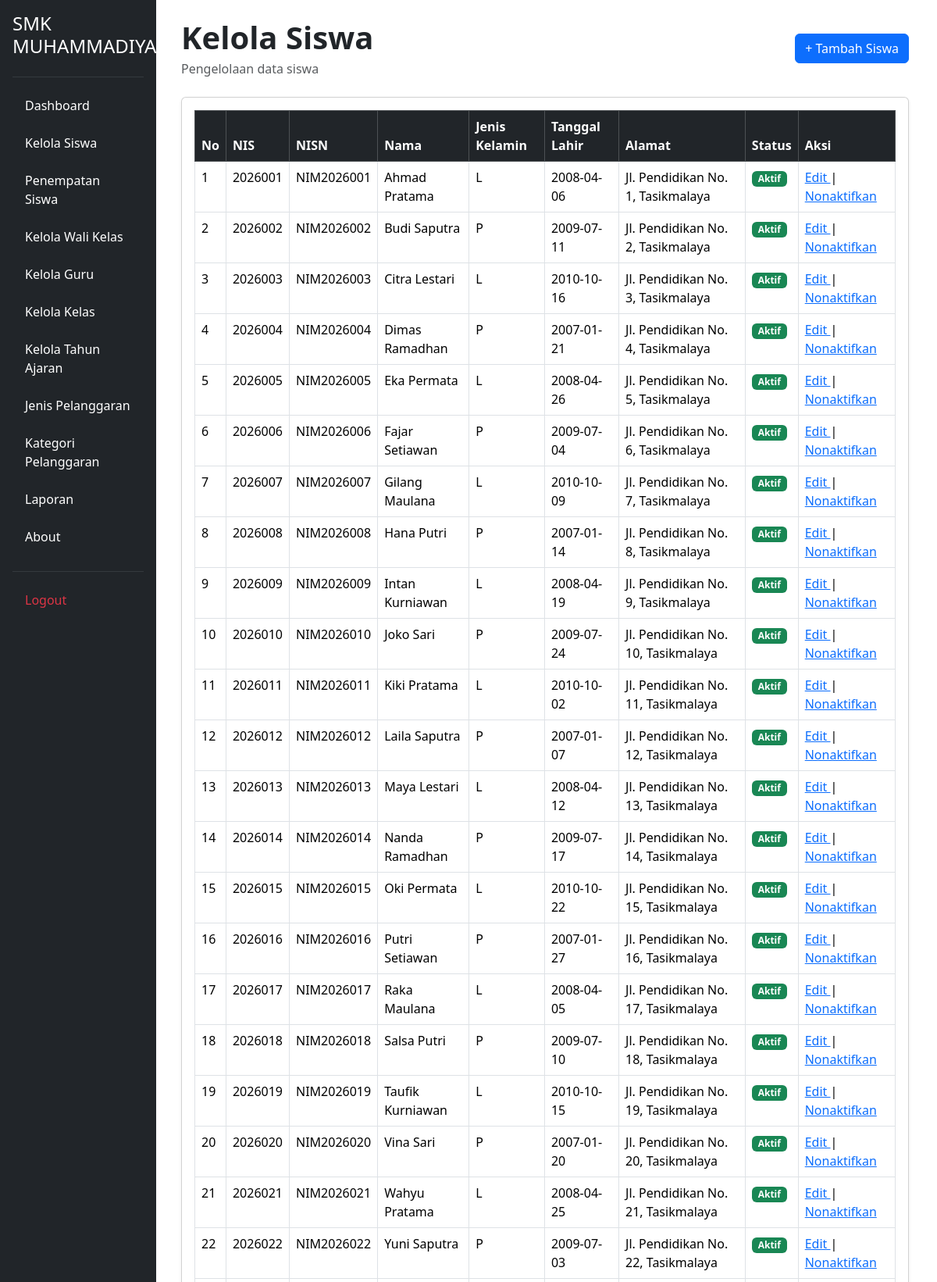
Screenshot of /admin/kelola_siswa/index.php (signed in, upper part) with the database file from the repository.
### tables this page shows
CREATE TABLE `t_siswa` (
  `id` int(11) NOT NULL,
  `nis` varchar(30) NOT NULL,
  `nisn` varchar(30) NOT NULL,
  `nama` varchar(150) NOT NULL,
  `jenis_kelamin` char(1) NOT NULL,
  `tanggal_lahir` date NOT NULL,
  `alamat` text NOT NULL,
  `status_aktif` tinyint(1) NOT NULL,
  `created_at` timestamp NOT NULL DEFAULT current_timestamp(),
  `updated_at` timestamp NOT NULL DEFAULT current_timestamp()
);

### admin/kelola_siswa/index.php (the view, shortened to what this page needs)
<?php
require_once __DIR__ . "/../../config/koneksi.php";
$query = mysqli_query($conn, "SELECT * FROM t_siswa");
?>
<!DOCTYPE html>
<html lang="id">
<head>
    <link href="https://cdn.jsdelivr.net/npm/bootstrap@5.3.8/dist/css/bootstrap.min.css"
          rel="stylesheet">
</head>
<body>
<div class="container-fluid">
<table width="100%" border="0">
    <tr>
        <td width="200" valign="top">
            <?php require_once "../../layout/sidebar.php"; ?>
        </td>
        <td class="col-md-9 col-lg-10 p-4 main-content">
            <div class="d-flex justify-content-between align-items-center mb-4">
                <div>
                    <h1 class="fw-bold mb-1">
                         Kelola Siswa
                    </h1>
                    <p class="text-muted mb-0">
                        Pengelolaan data siswa
                    </p>
                </div>
                <a href="tambah.php" class="btn btn-primary">
                    + Tambah Siswa
                </a>
            </div>
        <div class="card shadow-sm">
            <div class="card-body">
            <table class="table table-bordered table-hover">
            <thead class="table-dark">
                <tr>
                    <th>No</th>
                    <th>NIS</th>
                    <th>NISN</th>
                    <th>Nama</th>
                    <th>Jenis Kelamin</th>
                    <th>Tanggal Lahir</th>
                    <th>Alamat</th>
                    <th>Status</th>
                    <th>Aksi</th>
                </tr>
            </thead>
                <?php
                $no = 1;
                while ($siswa = mysqli_fetch_assoc($query)) {
                ?>
                    <tr>
                        <td>
                            <?= $no++; ?>
                        </td>
                        <td>
                            <?= htmlspecialchars($siswa['nis']); ?>
                        </td>
                        <td>
                            <?= htmlspecialchars($siswa['nisn']); ?>
                        </td>
                        <td>
                            <?= htmlspecialchars($siswa['nama']); ?>
                        </td>
                        <td>
                            <?= htmlspecialchars($siswa['jenis_kelamin']); ?>
                        </td>
                        <td>
                            <?= htmlspecialchars($siswa['tanggal_lahir']); ?>
                        </td>
                        <td>
                            <?= htmlspecialchars($siswa['alamat']); ?>
                        </td>
                        <td>
                <?php if ($siswa['status_aktif'] == 1) { ?>
                    <span class="badge bg-success">
                        Aktif
                    </span>
                <?php } else { ?>
                    <span class="badge bg-danger">
                        Tidak Aktif
                    </span>
                <?php } ?>
                        </td>
                        <td>
                            <a href="edit.php?id=<?= $siswa['id']; ?>">
                                Edit
                            </a>
                            |
                            <a href="hapus.php?id=<?= $siswa['id']; ?>">
                                Nonaktifkan
                            </a>
                        </td>
                    </tr>
                <?php } ?>
            </table>
            </div>
        </div>
    </td>
    </tr>
</table>
</div>
</body>
</html>

### admin/kelola_siswa/index.php (style rules this page uses)
.main-content { margin-left: 16.666667%; }

### rows the page displays
t_siswa: nis "2026001", nisn "NIM2026001", nama "Ahmad Pratama", jenis_kelamin "L", tanggal_lahir "2008-04-06", alamat "Jl. Pendidikan No. 1, Tasikmalaya", status_aktif "Aktif"
t_siswa: nis "2026002", nisn "NIM2026002", nama "Budi Saputra", jenis_kelamin "P", tanggal_lahir "2009-07-11", alamat "Jl. Pendidikan No. 2, Tasikmalaya", status_aktif "Aktif"
t_siswa: nis "2026003", nisn "NIM2026003", nama "Citra Lestari", jenis_kelamin "L", tanggal_lahir "2010-10-16", alamat "Jl. Pendidikan No. 3, Tasikmalaya", status_aktif "Aktif"
t_siswa: nis "2026004", nisn "NIM2026004", nama "Dimas Ramadhan", jenis_kelamin "P", tanggal_lahir "2007-01-21", alamat "Jl. Pendidikan No. 4, Tasikmalaya", status_aktif "Aktif"
t_siswa: nis "2026005", nisn "NIM2026005", nama "Eka Permata", jenis_kelamin "L", tanggal_lahir "2008-04-26", alamat "Jl. Pendidikan No. 5, Tasikmalaya", status_aktif "Aktif"
t_siswa: nis "2026006", nisn "NIM2026006", nama "Fajar Setiawan", jenis_kelamin "P", tanggal_lahir "2009-07-04", alamat "Jl. Pendidikan No. 6, Tasikmalaya", status_aktif "Aktif"
t_siswa: nis "2026007", nisn "NIM2026007", nama "Gilang Maulana", jenis_kelamin "L", tanggal_lahir "2010-10-09", alamat "Jl. Pendidikan No. 7, Tasikmalaya", status_aktif "Aktif"
t_siswa: nis "2026008", nisn "NIM2026008", nama "Hana Putri", jenis_kelamin "P", tanggal_lahir "2007-01-14", alamat "Jl. Pendidikan No. 8, Tasikmalaya", status_aktif "Aktif"
t_siswa: nis "2026009", nisn "NIM2026009", nama "Intan Kurniawan", jenis_kelamin "L", tanggal_lahir "2008-04-19", alamat "Jl. Pendidikan No. 9, Tasikmalaya", status_aktif "Aktif"
t_siswa: nis "2026010", nisn "NIM2026010", nama "Joko Sari", jenis_kelamin "P", tanggal_lahir "2009-07-24", alamat "Jl. Pendidikan No. 10, Tasikmalaya", status_aktif "Aktif"
t_siswa: nis "2026011", nisn "NIM2026011", nama "Kiki Pratama", jenis_kelamin "L", tanggal_lahir "2010-10-02", alamat "Jl. Pendidikan No. 11, Tasikmalaya", status_aktif "Aktif"
t_siswa: nis "2026012", nisn "NIM2026012", nama "Laila Saputra", jenis_kelamin "P", tanggal_lahir "2007-01-07", alamat "Jl. Pendidikan No. 12, Tasikmalaya", status_aktif "Aktif"
t_siswa: nis "2026013", nisn "NIM2026013", nama "Maya Lestari", jenis_kelamin "L", tanggal_lahir "2008-04-12", alamat "Jl. Pendidikan No. 13, Tasikmalaya", status_aktif "Aktif"
t_siswa: nis "2026014", nisn "NIM2026014", nama "Nanda Ramadhan", jenis_kelamin "P", tanggal_lahir "2009-07-17", alamat "Jl. Pendidikan No. 14, Tasikmalaya", status_aktif "Aktif"
t_siswa: nis "2026015", nisn "NIM2026015", nama "Oki Permata", jenis_kelamin "L", tanggal_lahir "2010-10-22", alamat "Jl. Pendidikan No. 15, Tasikmalaya", status_aktif "Aktif"
t_siswa: nis "2026016", nisn "NIM2026016", nama "Putri Setiawan", jenis_kelamin "P", tanggal_lahir "2007-01-27", alamat "Jl. Pendidikan No. 16, Tasikmalaya", status_aktif "Aktif"
t_siswa: nis "2026017", nisn "NIM2026017", nama "Raka Maulana", jenis_kelamin "L", tanggal_lahir "2008-04-05", alamat "Jl. Pendidikan No. 17, Tasikmalaya", status_aktif "Aktif"
t_siswa: nis "2026018", nisn "NIM2026018", nama "Salsa Putri", jenis_kelamin "P", tanggal_lahir "2009-07-10", alamat "Jl. Pendidikan No. 18, Tasikmalaya", status_aktif "Aktif"
t_siswa: nis "2026019", nisn "NIM2026019", nama "Taufik Kurniawan", jenis_kelamin "L", tanggal_lahir "2010-10-15", alamat "Jl. Pendidikan No. 19, Tasikmalaya", status_aktif "Aktif"
t_siswa: nis "2026020", nisn "NIM2026020", nama "Vina Sari", jenis_kelamin "P", tanggal_lahir "2007-01-20", alamat "Jl. Pendidikan No. 20, Tasikmalaya", status_aktif "Aktif"
t_siswa: nis "2026021", nisn "NIM2026021", nama "Wahyu Pratama", jenis_kelamin "L", tanggal_lahir "2008-04-25", alamat "Jl. Pendidikan No. 21, Tasikmalaya", status_aktif "Aktif"
t_siswa: nis "2026022", nisn "NIM2026022", nama "Yuni Saputra", jenis_kelamin "P", tanggal_lahir "2009-07-03", alamat "Jl. Pendidikan No. 22, Tasikmalaya", status_aktif "Aktif"
